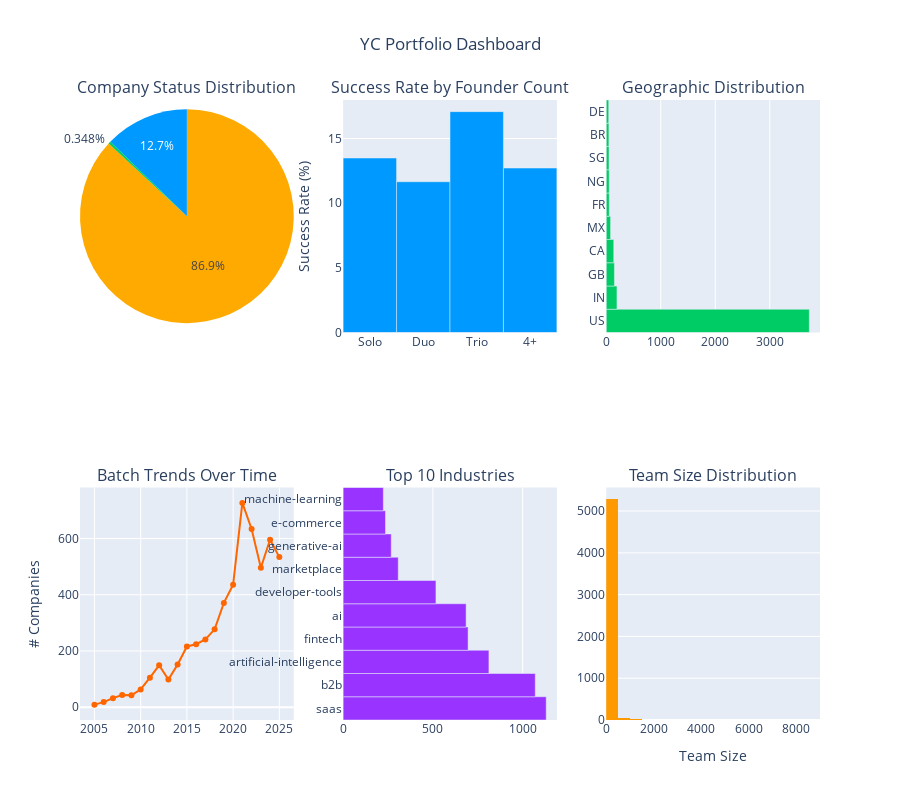

Notebook code for this chart:
### Code cell
# Visual Dashboard
fig = make_subplots(
    rows=2, cols=3,
    subplot_titles=(
        'Company Status Distribution',
        'Success Rate by Founder Count',
        'Geographic Distribution',
        'Batch Trends Over Time',
        'Top 10 Industries',
        'Team Size Distribution'
    ),
    specs=[
        [{'type': 'pie'}, {'type': 'bar'}, {'type': 'bar'}],
        [{'type': 'scatter'}, {'type': 'bar'}, {'type': 'histogram'}]
    ]
)

# 1. Status Distribution (Pie)
status_counts = df['success_category'].value_counts()
fig.add_trace(
    go.Pie(
        labels=status_counts.index,
        values=status_counts.values,
        marker=dict(colors=[STATUS_COLORS.get(s, '#CCCCCC') for s in status_counts.index])
    ),
    row=1, col=1
)

# 2. Success by Founder Count
success_by_founders = df.groupby('founder_type')['is_successful'].mean() * 100
success_by_founders = success_by_founders.reindex(['Solo', 'Duo', 'Trio', '4+'])
fig.add_trace(
    go.Bar(x=success_by_founders.index, y=success_by_founders.values, marker_color='#0099FF'),
    row=1, col=2
)

# 3. Top Countries
top_countries = df['country'].value_counts().head(10)
fig.add_trace(
    go.Bar(x=top_countries.values, y=top_countries.index, orientation='h', marker_color='#00CC66'),
    row=1, col=3
)

# 4. Batch Trends
batch_trends = df.groupby('batch_year').size()
fig.add_trace(
    go.Scatter(x=batch_trends.index, y=batch_trends.values, mode='lines+markers', marker_color='#FF6600'),
    row=2, col=1
)

# 5. Top Industries
all_tags = [tag for tags in df['tags'].dropna() for tag in tags if isinstance(tags, list)]
top_industries = pd.Series(all_tags).value_counts().head(10)
fig.add_trace(
    go.Bar(x=top_industries.values, y=top_industries.index, orientation='h', marker_color='#9933FF'),
    row=2, col=2
)

# 6. Team Size Distribution
fig.add_trace(
    go.Histogram(x=df['team_size'].dropna(), nbinsx=30, marker_color='#FF9900'),
    row=2, col=3
)

fig.update_layout(height=800, showlegend=False, title_text="YC Portfolio Dashboard", title_x=0.5)
fig.update_yaxes(title_text="Success Rate (%)", row=1, col=2)
fig.update_yaxes(title_text="# Companies", row=2, col=1)
fig.update_xaxes(title_text="Team Size", row=2, col=3)

fig.show()

### Figure 1 — Plotly figure (JSON) as saved in the notebook; plotly's stock layout.template omitted (floating-point values rounded to 4 significant figures; data arrays with more than 128 entries replaced by an {"elided": "..."} marker saying what was removed)
{"data": [{"domain": {"x": [0, 0.2889], "y": [0.625, 1]}, "labels": ["Active", "Acquired", "Public"], "marker": {"colors": ["#FFAA00", "#0099FF", "#00CC66"]}, "type": "pie", "values": [4749, 695, 19]}, {"marker": {"color": "#0099FF"}, "type": "bar", "x": ["Solo", "Duo", "Trio", "4+"], "xaxis": "x", "y": [13.49, 11.66, 17.08, 12.72], "yaxis": "y"}, {"marker": {"color": "#00CC66"}, "orientation": "h", "type": "bar", "x": [3725, 197, 151, 138, 80, 56, 55, 51, 49, 46], "xaxis": "x2", "y": ["US", "IN", "GB", "CA", "MX", "FR", "NG", "SG", "BR", "DE"], "yaxis": "y2"}, {"marker": {"color": "#FF6600"}, "mode": "lines+markers", "type": "scatter", "x": [2005, 2006, 2007, 2008, 2009, 2010, 2011, 2012, 2013, 2014, 2015, 2016, 2017, 2018, 2019, 2020, 2021, 2022, 2023, 2024, 2025], "xaxis": "x3", "y": [9, 18, 32, 43, 42, 63, 105, 149, 98, 152, 216, 224, 241, 277, 371, 436, 727, 634, 496, 596, 534], "yaxis": "y3"}, {"marker": {"color": "#9933FF"}, "orientation": "h", "type": "bar", "x": [1131, 1070, 812, 696, 685, 517, 307, 268, 236, 224], "xaxis": "x4", "y": ["saas", "b2b", "artificial-intelligence", "fintech", "ai", "developer-tools", "marketplace", "generative-ai", "e-commerce", "machine-learning"], "yaxis": "y4"}, {"marker": {"color": "#FF9900"}, "nbinsx": 30, "type": "histogram", "x": {"elided": "5376 float values"}, "xaxis": "x5", "yaxis": "y5"}], "layout": {"annotations": [{"font": {"size": 16}, "showarrow": false, "text": "Company Status Distribution", "x": 0.1444, "xanchor": "center", "xref": "paper", "y": 1, "yanchor": "bottom", "yref": "paper"}, {"font": {"size": 16}, "showarrow": false, "text": "Success Rate by Founder Count", "x": 0.5, "xanchor": "center", "xref": "paper", "y": 1, "yanchor": "bottom", "yref": "paper"}, {"font": {"size": 16}, "showarrow": false, "text": "Geographic Distribution", "x": 0.8556, "xanchor": "center", "xref": "paper", "y": 1, "yanchor": "bottom", "yref": "paper"}, {"font": {"size": 16}, "showarrow": false, "text": "Batch Trends Over Time", "x": 0.1444, "xanchor": "center", "xref": "paper", "y": 0.375, "yanchor": "bottom", "yref": "paper"}, {"font": {"size": 16}, "showarrow": false, "text": "Top 10 Industries", "x": 0.5, "xanchor": "center", "xref": "paper", "y": 0.375, "yanchor": "bottom", "yref": "paper"}, {"font": {"size": 16}, "showarrow": false, "text": "Team Size Distribution", "x": 0.8556, "xanchor": "center", "xref": "paper", "y": 0.375, "yanchor": "bottom", "yref": "paper"}], "height": 800, "showlegend": false, "title": {"text": "YC Portfolio Dashboard", "x": 0.5}, "xaxis": {"anchor": "y", "domain": [0.3556, 0.6444]}, "xaxis2": {"anchor": "y2", "domain": [0.7111, 1]}, "xaxis3": {"anchor": "y3", "domain": [0, 0.2889]}, "xaxis4": {"anchor": "y4", "domain": [0.3556, 0.6444]}, "xaxis5": {"anchor": "y5", "domain": [0.7111, 1], "title": {"text": "Team Size"}}, "yaxis": {"anchor": "x", "domain": [0.625, 1], "title": {"text": "Success Rate (%)"}}, "yaxis2": {"anchor": "x2", "domain": [0.625, 1]}, "yaxis3": {"anchor": "x3", "domain": [0, 0.375], "title": {"text": "# Companies"}}, "yaxis4": {"anchor": "x4", "domain": [0, 0.375]}, "yaxis5": {"anchor": "x5", "domain": [0, 0.375]}}}
